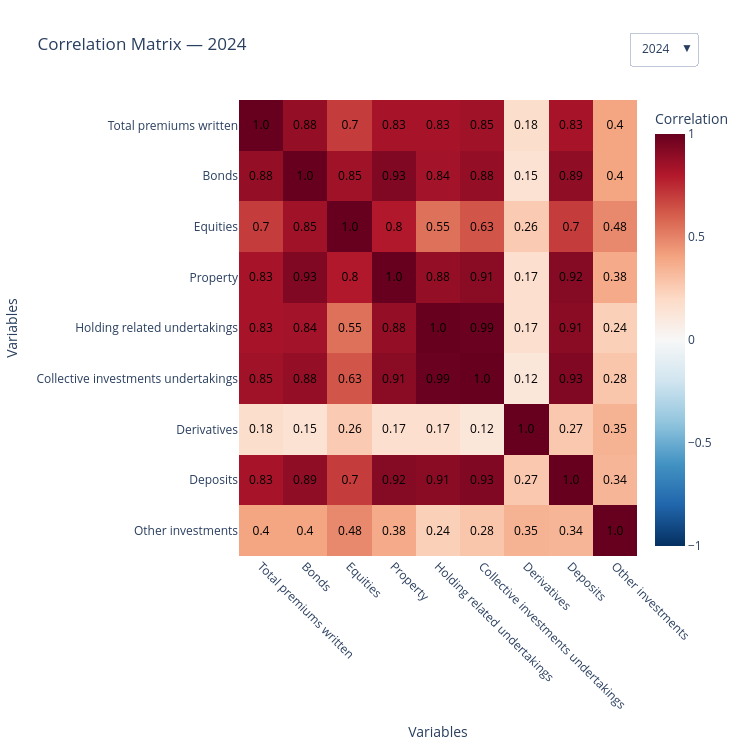

The cell this chart's notebook holds for it:
### Markdown cell above
## Figure 2: Correlation matrix between assets types, total premiums written, per year

### Code cell
import pandas as pd
import plotly.graph_objects as go
import numpy as np

data['Date'] = pd.to_datetime(data['Date'])
data['Year'] = data['Date'].dt.year

# Exclude years 2016 and 2025 (data incomplete)
data = data[~data['Date'].dt.year.isin([2016, 2025])]

# Columns to include in correlation
num_cols = [
    'Total premiums written', 'Bonds', 'Equities', 'Property',
    'Holding related undertakings', 'Collective investments undertakings',
    'Derivatives', 'Deposits', 'Other investments'
]

# Keep only existing columns
num_cols = [c for c in num_cols if c in data.columns]

years = sorted(data['Year'].unique())

# Create figure (default = latest year)
default_year = years[-1]
active_index = years.index(default_year)

# Compute correlation for each year
corr_matrices = {}
text_matrices = {}

for year in years:
    df_y = data[data['Year'] == year][num_cols]
    corr = df_y.corr().round(2)
    corr_matrices[year] = corr.values
    text_matrices[year] = corr.astype(str).values




fig = go.Figure()

fig.add_trace(go.Heatmap(
    z=corr_matrices[default_year],
    x=num_cols,
    y=num_cols,
    colorscale="RdBu_r",        # blue = -1, red = +1
    zmin=-1,
    zmax=1,
    text=text_matrices[default_year],
    texttemplate="%{text}",   # show values
    textfont={"size":12, "color":"black"},
    colorbar=dict(title="Correlation")
))

# Dropdown to select years
buttons = []

for year in years:
    buttons.append(
        dict(
            label=str(year),
            method="update",
            args=[
                {
                    "z": [corr_matrices[year]],
                    "text": [text_matrices[year]]
                },
                {
                    "title": f"Correlation Matrix — {year}"
                }
            ]
        )
    )

fig.update_layout(
    title=f"Correlation Matrix — {default_year}",
    xaxis=dict(title="Variables", tickangle=45),
    yaxis=dict(title="Variables", autorange="reversed"),
    width=750,
    height=750,
    updatemenus=[dict(
        buttons=buttons,
        direction="down",
        x=1.15, y=1.15,
        active = active_index
    )]
)

fig.show()

### Figure 1 — Plotly figure (JSON) as saved in the notebook; plotly's stock layout.template omitted (floating-point values rounded to 4 significant figures)
{"data": [{"colorbar": {"title": {"text": "Correlation"}}, "colorscale": [[0, "rgb(5,48,97)"], [0.1, "rgb(33,102,172)"], [0.2, "rgb(67,147,195)"], [0.3, "rgb(146,197,222)"], [0.4, "rgb(209,229,240)"], [0.5, "rgb(247,247,247)"], [0.6, "rgb(253,219,199)"], [0.7, "rgb(244,165,130)"], [0.8, "rgb(214,96,77)"], [0.9, "rgb(178,24,43)"], [1, "rgb(103,0,31)"]], "text": [["1.0", "0.88", "0.7", "0.83", "0.83", "0.85", "0.18", "0.83", "0.4"], ["0.88", "1.0", "0.85", "0.93", "0.84", "0.88", "0.15", "0.89", "0.4"], ["0.7", "0.85", "1.0", "0.8", "0.55", "0.63", "0.26", "0.7", "0.48"], ["0.83", "0.93", "0.8", "1.0", "0.88", "0.91", "0.17", "0.92", "0.38"], ["0.83", "0.84", "0.55", "0.88", "1.0", "0.99", "0.17", "0.91", "0.24"], ["0.85", "0.88", "0.63", "0.91", "0.99", "1.0", "0.12", "0.93", "0.28"], ["0.18", "0.15", "0.26", "0.17", "0.17", "0.12", "1.0", "0.27", "0.35"], ["0.83", "0.89", "0.7", "0.92", "0.91", "0.93", "0.27", "1.0", "0.34"], ["0.4", "0.4", "0.48", "0.38", "0.24", "0.28", "0.35", "0.34", "1.0"]], "textfont": {"color": "black", "size": 12}, "texttemplate": "%{text}", "type": "heatmap", "x": ["Total premiums written", "Bonds", "Equities", "Property", "Holding related undertakings", "Collective investments undertakings", "Derivatives", "Deposits", "Other investments"], "y": ["Total premiums written", "Bonds", "Equities", "Property", "Holding related undertakings", "Collective investments undertakings", "Derivatives", "Deposits", "Other investments"], "z": [[1, 0.88, 0.7, 0.83, 0.83, 0.85, 0.18, 0.83, 0.4], [0.88, 1, 0.85, 0.93, 0.84, 0.88, 0.15, 0.89, 0.4], [0.7, 0.85, 1, 0.8, 0.55, 0.63, 0.26, 0.7, 0.48], [0.83, 0.93, 0.8, 1, 0.88, 0.91, 0.17, 0.92, 0.38], [0.83, 0.84, 0.55, 0.88, 1, 0.99, 0.17, 0.91, 0.24], [0.85, 0.88, 0.63, 0.91, 0.99, 1, 0.12, 0.93, 0.28], [0.18, 0.15, 0.26, 0.17, 0.17, 0.12, 1, 0.27, 0.35], [0.83, 0.89, 0.7, 0.92, 0.91, 0.93, 0.27, 1, 0.34], [0.4, 0.4, 0.48, 0.38, 0.24, 0.28, 0.35, 0.34, 1]], "zmax": 1, "zmin": -1}], "layout": {"height": 750, "title": {"text": "Correlation Matrix — 2024"}, "updatemenus": [{"active": 7, "buttons": [{"args": [{"text": [[["1.0", "0.71", "0.52", "0.72", "0.54", "0.74", "0.18", "0.63", "0.49"], ["0.71", "1.0", "0.81", "0.95", "0.72", "0.9", "0.16", "0.88", "0.65"], ["0.52", "0.81", "1.0", "0.77", "0.36", "0.65", "0.23", "0.65", "0.84"], ["0.72", "0.95", "0.77", "1.0", "0.77", "0.92", "0.19", "0.9", "0.65"], ["0.54", "0.72", "0.36", "0.77", "1.0", "0.79", "0.15", "0.71", "0.25"], ["0.74", "0.9", "0.65", "0.92", "0.79", "1.0", "0.17", "0.82", "0.5"], ["0.18", "0.16", "0.23", "0.19", "0.15", "0.17", "1.0", "0.3", "0.29"], ["0.63", "0.88", "0.65", "0.9", "0.71", "0.82", "0.3", "1.0", "0.57"], ["0.49", "0.65", "0.84", "0.65", "0.25", "0.5", "0.29", "0.57", "1.0"]]], "z": [[[1, 0.71, 0.52, 0.72, 0.54, 0.74, 0.18, 0.63, 0.49], [0.71, 1, 0.81, 0.95, 0.72, 0.9, 0.16, 0.88, 0.65], [0.52, 0.81, 1, 0.77, 0.36, 0.65, 0.23, 0.65, 0.84], [0.72, 0.95, 0.77, 1, 0.77, 0.92, 0.19, 0.9, 0.65], [0.54, 0.72, 0.36, 0.77, 1, 0.79, 0.15, 0.71, 0.25], [0.74, 0.9, 0.65, 0.92, 0.79, 1, 0.17, 0.82, 0.5], [0.18, 0.16, 0.23, 0.19, 0.15, 0.17, 1, 0.3, 0.29], [0.63, 0.88, 0.65, 0.9, 0.71, 0.82, 0.3, 1, 0.57], [0.49, 0.65, 0.84, 0.65, 0.25, 0.5, 0.29, 0.57, 1]]]}, {"title": "Correlation Matrix — 2017"}], "label": "2017", "method": "update"}, {"args": [{"text": [[["1.0", "0.88", "0.66", "0.86", "0.8", "0.83", "0.22", "0.79", "0.37"], ["0.88", "1.0", "0.83", "0.95", "0.8", "0.89", "0.17", "0.86", "0.35"], ["0.66", "0.83", "1.0", "0.77", "0.45", "0.61", "0.26", "0.66", "0.45"], ["0.86", "0.95", "0.77", "1.0", "0.86", "0.93", "0.19", "0.88", "0.36"], ["0.8", "0.8", "0.45", "0.86", "1.0", "0.97", "0.15", "0.74", "0.16"], ["0.83", "0.89", "0.61", "0.93", "0.97", "1.0", "0.14", "0.82", "0.22"], ["0.22", "0.17", "0.26", "0.19", "0.15", "0.14", "1.0", "0.34", "0.47"], ["0.79", "0.86", "0.66", "0.88", "0.74", "0.82", "0.34", "1.0", "0.37"], ["0.37", "0.35", "0.45", "0.36", "0.16", "0.22", "0.47", "0.37", "1.0"]]], "z": [[[1, 0.88, 0.66, 0.86, 0.8, 0.83, 0.22, 0.79, 0.37], [0.88, 1, 0.83, 0.95, 0.8, 0.89, 0.17, 0.86, 0.35], [0.66, 0.83, 1, 0.77, 0.45, 0.61, 0.26, 0.66, 0.45], [0.86, 0.95, 0.77, 1, 0.86, 0.93, 0.19, 0.88, 0.36], [0.8, 0.8, 0.45, 0.86, 1, 0.97, 0.15, 0.74, 0.16], [0.83, 0.89, 0.61, 0.93, 0.97, 1, 0.14, 0.82, 0.22], [0.22, 0.17, 0.26, 0.19, 0.15, 0.14, 1, 0.34, 0.47], [0.79, 0.86, 0.66, 0.88, 0.74, 0.82, 0.34, 1, 0.37], [0.37, 0.35, 0.45, 0.36, 0.16, 0.22, 0.47, 0.37, 1]]]}, {"title": "Correlation Matrix — 2018"}], "label": "2018", "method": "update"}, {"args": [{"text": [[["1.0", "0.89", "0.67", "0.86", "0.8", "0.85", "0.21", "0.8", "0.34"], ["0.89", "1.0", "0.83", "0.94", "0.78", "0.88", "0.13", "0.88", "0.34"], ["0.67", "0.83", "1.0", "0.75", "0.42", "0.59", "0.2", "0.72", "0.44"], ["0.86", "0.94", "0.75", "1.0", "0.85", "0.93", "0.16", "0.9", "0.35"], ["0.8", "0.78", "0.42", "0.85", "1.0", "0.97", "0.13", "0.74", "0.14"], ["0.85", "0.88", "0.59", "0.93", "0.97", "1.0", "0.11", "0.83", "0.2"], ["0.21", "0.13", "0.2", "0.16", "0.13", "0.11", "1.0", "0.29", "0.63"], ["0.8", "0.88", "0.72", "0.9", "0.74", "0.83", "0.29", "1.0", "0.36"], ["0.34", "0.34", "0.44", "0.35", "0.14", "0.2", "0.63", "0.36", "1.0"]]], "z": [[[1, 0.89, 0.67, 0.86, 0.8, 0.85, 0.21, 0.8, 0.34], [0.89, 1, 0.83, 0.94, 0.78, 0.88, 0.13, 0.88, 0.34], [0.67, 0.83, 1, 0.75, 0.42, 0.59, 0.2, 0.72, 0.44], [0.86, 0.94, 0.75, 1, 0.85, 0.93, 0.16, 0.9, 0.35], [0.8, 0.78, 0.42, 0.85, 1, 0.97, 0.13, 0.74, 0.14], [0.85, 0.88, 0.59, 0.93, 0.97, 1, 0.11, 0.83, 0.2], [0.21, 0.13, 0.2, 0.16, 0.13, 0.11, 1, 0.29, 0.63], [0.8, 0.88, 0.72, 0.9, 0.74, 0.83, 0.29, 1, 0.36], [0.34, 0.34, 0.44, 0.35, 0.14, 0.2, 0.63, 0.36, 1]]]}, {"title": "Correlation Matrix — 2019"}], "label": "2019", "method": "update"}, {"args": [{"text": [[["1.0", "0.87", "0.64", "0.84", "0.83", "0.86", "0.19", "0.76", "0.39"], ["0.87", "1.0", "0.82", "0.94", "0.77", "0.86", "0.13", "0.9", "0.41"], ["0.64", "0.82", "1.0", "0.76", "0.42", "0.57", "0.21", "0.76", "0.56"], ["0.84", "0.94", "0.76", "1.0", "0.83", "0.91", "0.14", "0.91", "0.4"], ["0.83", "0.77", "0.42", "0.83", "1.0", "0.97", "0.15", "0.73", "0.17"], ["0.86", "0.86", "0.57", "0.91", "0.97", "1.0", "0.1", "0.82", "0.25"], ["0.19", "0.13", "0.21", "0.14", "0.15", "0.1", "1.0", "0.34", "0.6"], ["0.76", "0.9", "0.76", "0.91", "0.73", "0.82", "0.34", "1.0", "0.43"], ["0.39", "0.41", "0.56", "0.4", "0.17", "0.25", "0.6", "0.43", "1.0"]]], "z": [[[1, 0.87, 0.64, 0.84, 0.83, 0.86, 0.19, 0.76, 0.39], [0.87, 1, 0.82, 0.94, 0.77, 0.86, 0.13, 0.9, 0.41], [0.64, 0.82, 1, 0.76, 0.42, 0.57, 0.21, 0.76, 0.56], [0.84, 0.94, 0.76, 1, 0.83, 0.91, 0.14, 0.91, 0.4], [0.83, 0.77, 0.42, 0.83, 1, 0.97, 0.15, 0.73, 0.17], [0.86, 0.86, 0.57, 0.91, 0.97, 1, 0.1, 0.82, 0.25], [0.19, 0.13, 0.21, 0.14, 0.15, 0.1, 1, 0.34, 0.6], [0.76, 0.9, 0.76, 0.91, 0.73, 0.82, 0.34, 1, 0.43], [0.39, 0.41, 0.56, 0.4, 0.17, 0.25, 0.6, 0.43, 1]]]}, {"title": "Correlation Matrix — 2020"}], "label": "2020", "method": "update"}, {"args": [{"text": [[["1.0", "0.87", "0.69", "0.85", "0.8", "0.85", "0.19", "0.79", "0.43"], ["0.87", "1.0", "0.83", "0.93", "0.76", "0.87", "0.14", "0.89", "0.5"], ["0.69", "0.83", "1.0", "0.78", "0.43", "0.59", "0.21", "0.8", "0.56"], ["0.85", "0.93", "0.78", "1.0", "0.82", "0.91", "0.13", "0.89", "0.46"], ["0.8", "0.76", "0.43", "0.82", "1.0", "0.96", "0.18", "0.7", "0.23"], ["0.85", "0.87", "0.59", "0.91", "0.96", "1.0", "0.09", "0.8", "0.33"], ["0.19", "0.14", "0.21", "0.13", "0.18", "0.09", "1.0", "0.38", "0.55"], ["0.79", "0.89", "0.8", "0.89", "0.7", "0.8", "0.38", "1.0", "0.55"], ["0.43", "0.5", "0.56", "0.46", "0.23", "0.33", "0.55", "0.55", "1.0"]]], "z": [[[1, 0.87, 0.69, 0.85, 0.8, 0.85, 0.19, 0.79, 0.43], [0.87, 1, 0.83, 0.93, 0.76, 0.87, 0.14, 0.89, 0.5], [0.69, 0.83, 1, 0.78, 0.43, 0.59, 0.21, 0.8, 0.56], [0.85, 0.93, 0.78, 1, 0.82, 0.91, 0.13, 0.89, 0.46], [0.8, 0.76, 0.43, 0.82, 1, 0.96, 0.18, 0.7, 0.23], [0.85, 0.87, 0.59, 0.91, 0.96, 1, 0.09, 0.8, 0.33], [0.19, 0.14, 0.21, 0.13, 0.18, 0.09, 1, 0.38, 0.55], [0.79, 0.89, 0.8, 0.89, 0.7, 0.8, 0.38, 1, 0.55], [0.43, 0.5, 0.56, 0.46, 0.23, 0.33, 0.55, 0.55, 1]]]}, {"title": "Correlation Matrix — 2021"}], "label": "2021", "method": "update"}, {"args": [{"text": [[["1.0", "0.84", "0.68", "0.84", "0.85", "0.84", "0.19", "0.78", "0.49"], ["0.84", "1.0", "0.87", "0.92", "0.8", "0.88", "0.12", "0.83", "0.63"], ["0.68", "0.87", "1.0", "0.8", "0.55", "0.66", "0.23", "0.77", "0.71"], ["0.84", "0.92", "0.8", "1.0", "0.88", "0.93", "0.13", "0.85", "0.57"], ["0.85", "0.8", "0.55", "0.88", "1.0", "0.98", "0.18", "0.77", "0.33"], ["0.84", "0.88", "0.66", "0.93", "0.98", "1.0", "0.1", "0.8", "0.42"], ["0.19", "0.12", "0.23", "0.13", "0.18", "0.1", "1.0", "0.47", "0.29"], ["0.78", "0.83", "0.77", "0.85", "0.77", "0.8", "0.47", "1.0", "0.72"], ["0.49", "0.63", "0.71", "0.57", "0.33", "0.42", "0.29", "0.72", "1.0"]]], "z": [[[1, 0.84, 0.68, 0.84, 0.85, 0.84, 0.19, 0.78, 0.49], [0.84, 1, 0.87, 0.92, 0.8, 0.88, 0.12, 0.83, 0.63], [0.68, 0.87, 1, 0.8, 0.55, 0.66, 0.23, 0.77, 0.71], [0.84, 0.92, 0.8, 1, 0.88, 0.93, 0.13, 0.85, 0.57], [0.85, 0.8, 0.55, 0.88, 1, 0.98, 0.18, 0.77, 0.33], [0.84, 0.88, 0.66, 0.93, 0.98, 1, 0.1, 0.8, 0.42], [0.19, 0.12, 0.23, 0.13, 0.18, 0.1, 1, 0.47, 0.29], [0.78, 0.83, 0.77, 0.85, 0.77, 0.8, 0.47, 1, 0.72], [0.49, 0.63, 0.71, 0.57, 0.33, 0.42, 0.29, 0.72, 1]]]}, {"title": "Correlation Matrix — 2022"}], "label": "2022", "method": "update"}, {"args": [{"text": [[["1.0", "0.87", "0.7", "0.83", "0.85", "0.86", "0.16", "0.85", "0.41"], ["0.87", "1.0", "0.88", "0.93", "0.84", "0.88", "0.13", "0.87", "0.44"], ["0.7", "0.88", "1.0", "0.82", "0.58", "0.67", "0.23", "0.73", "0.54"], ["0.83", "0.93", "0.82", "1.0", "0.88", "0.92", "0.17", "0.93", "0.42"], ["0.85", "0.84", "0.58", "0.88", "1.0", "0.99", "0.14", "0.9", "0.26"], ["0.86", "0.88", "0.67", "0.92", "0.99", "1.0", "0.1", "0.92", "0.3"], ["0.16", "0.13", "0.23", "0.17", "0.14", "0.1", "1.0", "0.32", "0.33"], ["0.85", "0.87", "0.73", "0.93", "0.9", "0.92", "0.32", "1.0", "0.4"], ["0.41", "0.44", "0.54", "0.42", "0.26", "0.3", "0.33", "0.4", "1.0"]]], "z": [[[1, 0.87, 0.7, 0.83, 0.85, 0.86, 0.16, 0.85, 0.41], [0.87, 1, 0.88, 0.93, 0.84, 0.88, 0.13, 0.87, 0.44], [0.7, 0.88, 1, 0.82, 0.58, 0.67, 0.23, 0.73, 0.54], [0.83, 0.93, 0.82, 1, 0.88, 0.92, 0.17, 0.93, 0.42], [0.85, 0.84, 0.58, 0.88, 1, 0.99, 0.14, 0.9, 0.26], [0.86, 0.88, 0.67, 0.92, 0.99, 1, 0.1, 0.92, 0.3], [0.16, 0.13, 0.23, 0.17, 0.14, 0.1, 1, 0.32, 0.33], [0.85, 0.87, 0.73, 0.93, 0.9, 0.92, 0.32, 1, 0.4], [0.41, 0.44, 0.54, 0.42, 0.26, 0.3, 0.33, 0.4, 1]]]}, {"title": "Correlation Matrix — 2023"}], "label": "2023", "method": "update"}, {"args": [{"text": [[["1.0", "0.88", "0.7", "0.83", "0.83", "0.85", "0.18", "0.83", "0.4"], ["0.88", "1.0", "0.85", "0.93", "0.84", "0.88", "0.15", "0.89", "0.4"], ["0.7", "0.85", "1.0", "0.8", "0.55", "0.63", "0.26", "0.7", "0.48"], ["0.83", "0.93", "0.8", "1.0", "0.88", "0.91", "0.17", "0.92", "0.38"], ["0.83", "0.84", "0.55", "0.88", "1.0", "0.99", "0.17", "0.91", "0.24"], ["0.85", "0.88", "0.63", "0.91", "0.99", "1.0", "0.12", "0.93", "0.28"], ["0.18", "0.15", "0.26", "0.17", "0.17", "0.12", "1.0", "0.27", "0.35"], ["0.83", "0.89", "0.7", "0.92", "0.91", "0.93", "0.27", "1.0", "0.34"], ["0.4", "0.4", "0.48", "0.38", "0.24", "0.28", "0.35", "0.34", "1.0"]]], "z": [[[1, 0.88, 0.7, 0.83, 0.83, 0.85, 0.18, 0.83, 0.4], [0.88, 1, 0.85, 0.93, 0.84, 0.88, 0.15, 0.89, 0.4], [0.7, 0.85, 1, 0.8, 0.55, 0.63, 0.26, 0.7, 0.48], [0.83, 0.93, 0.8, 1, 0.88, 0.91, 0.17, 0.92, 0.38], [0.83, 0.84, 0.55, 0.88, 1, 0.99, 0.17, 0.91, 0.24], [0.85, 0.88, 0.63, 0.91, 0.99, 1, 0.12, 0.93, 0.28], [0.18, 0.15, 0.26, 0.17, 0.17, 0.12, 1, 0.27, 0.35], [0.83, 0.89, 0.7, 0.92, 0.91, 0.93, 0.27, 1, 0.34], [0.4, 0.4, 0.48, 0.38, 0.24, 0.28, 0.35, 0.34, 1]]]}, {"title": "Correlation Matrix — 2024"}], "label": "2024", "method": "update"}], "direction": "down", "x": 1.15, "y": 1.15}], "width": 750, "xaxis": {"tickangle": 45, "title": {"text": "Variables"}}, "yaxis": {"autorange": "reversed", "title": {"text": "Variables"}}}}
